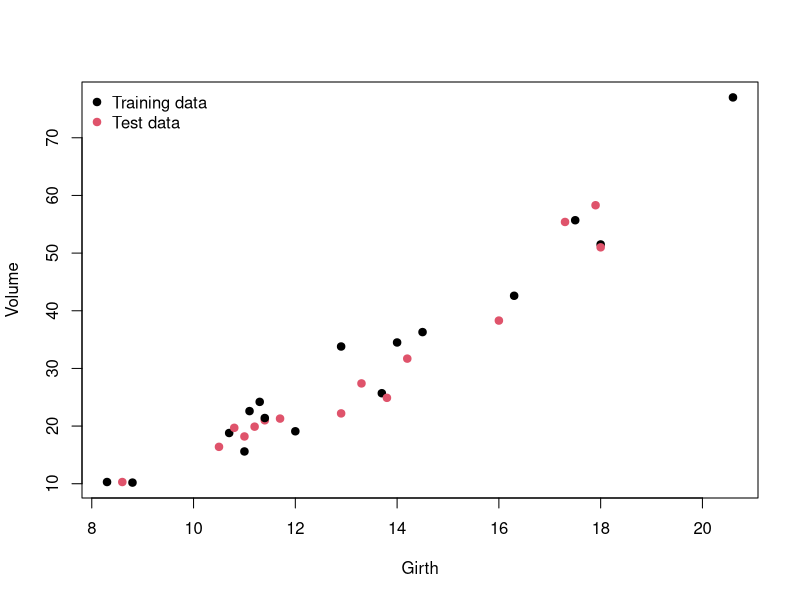

The R source for this figure:

# Computing deviance for linear models ------------------------------------

data(trees)
str(trees)

# split into training and test sets
trees$train <- rep_len(c(0, 1), nrow(trees))
train <- subset(trees, train == 1)
test <- subset(trees, train == 1)

# visualize our data
plot(x = trees$Girth, 
     y = trees$Volume, 
     col = trees$train + 1, 
     pch = 19, 
     xlab = "Girth", 
     ylab = "Volume")

legend("topleft", 
       col = c(1, 2), 
       pch = 19, 
       legend = 
         c("Training data", "Test data"), 
       bty = "n")


# fit a linear regression model and a second degree polynomial
m1 <- lm(Volume ~ poly(Girth, 1), data = train)
m2 <- lm(Volume ~ poly(Girth, 2), data = train)

# compute deviance for both models: -2 * sum(loglik)


# add predictors to the model and compare deviance



# compare the three models with AIC
